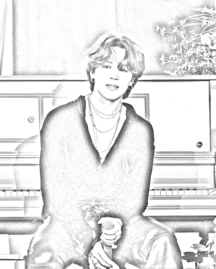
#> input picture sketch (1).png, 216 x 269 px
$ python main2.py
#> lines starting #> are read from the running program, lines starting #| are printed output that depends on the picture; after the words box and inside, x2 and y2 are one past the last pixel; in counts of white or black regions, pixels touching at a corner belong together
#> further down, im is the input picture: shape (269, 216); min 70, max 255, mean 228.9
import cv2
import turtle
import numpy as np
from matplotlib import pyplot as plt
import time

def find_closest(p):
    if len(positions) > 0:
        nodes = np.array(positions)
        distances = np.sum((nodes - p) ** 2, axis=1)
        i_min = np.argmin(distances)
        return positions[i_min]
    else:
        return None


def outline():
    src_image = cv2.imread(image, 0)
    blurred = cv2.GaussianBlur(src_image, (7, 7), 0)
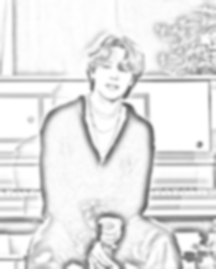
#> blurred: shape (269, 216); min 90, max 255, mean 228.9
    th3 = cv2.adaptiveThreshold(blurred, maxValue=255, adaptiveMethod=cv2.ADAPTIVE_THRESH_GAUSSIAN_C,
                                thresholdType=cv2.THRESH_BINARY, blockSize=9, C=2)
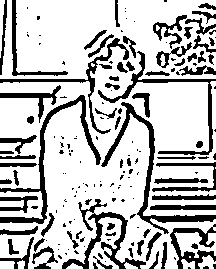
#> th3: shape (269, 216); 75% white; 170 black regions (98 under 20 px), largest, box (x1, y1, x2, y2) and area: (101, 102, 216, 234) 1414, (0, 95, 101, 224) 1371, (62, 199, 146, 269) 1198
    return th3

image = 'sketch (1).png'
im = cv2.imread(image, 0)
th3 = outline()

plt.imshow(th3)
plt.axis('off')
plt.tight_layout()
# plt.show()

WIDTH = im.shape[1]
#> WIDTH = 216
HEIGHT = im.shape[0]
#> HEIGHT = 269
print(WIDTH, HEIGHT)
#| 216 269

CUTOFF_LEN = ((WIDTH + HEIGHT) / 2) / 60  # 60 threshold value
#> CUTOFF_LEN = 4.04
iH, iW = np.where(th3 == [0])
#> iH = 14511 values from 0 to 268; iW = 14511 values, max 215 at index 136, min 0 at index 2152, mean 114.6
iW = iW - WIDTH / 2
#> iW = 14511 values, max 107 at index 136, min -108 at index 2152, mean 6.56
iH = -1 * (iH - HEIGHT / 2)
#> iH = 14511 values, max 134.5 at index 0, min -133.5 at index 14425, mean -16.15
positions = [list(iwh) for iwh in zip(iW, iH)]
#> positions = 14511 pairs, first value -108 to 107, second value -133.5 to 134.5

# win = turtle.Screen()
# win.bgcolor('black')

#> (the run stopped early here; a loop or call above may not have finished)
